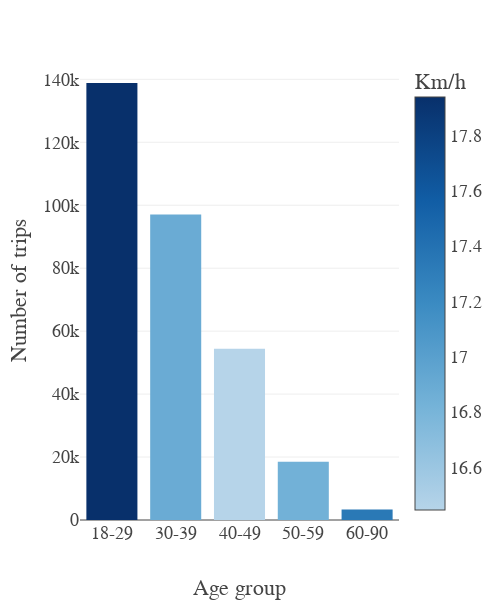

Notebook source saved alongside this figure:
### Code cell
spped = sn_processing[sn_processing['KmDriven']>=3].groupby('AgeBracket')['AvgSpeed'].agg(['mean','count']).reset_index()
fig = px.bar(spped, x='AgeBracket', y='count', color='mean',
             color_continuous_scale=custom_blue_scale,
             labels={'mean': 'Km/h', 'count': 'Number of trips', 'AgeBracket':'Age group'})

fig.update_layout(width=500,height=600, template=None, font=dict(family='Aptos',size=18))
fig.update_traces()
# fig.update_yaxes(showgrid=False)
fig.update_xaxes(showgrid=False)
fig.show()

### Figure 1 — Plotly figure (JSON) as saved in the notebook; plotly's stock layout.template omitted (floating-point values rounded to 4 significant figures)
{"data": [{"alignmentgroup": "True", "hovertemplate": "Age group=%{x}<br>Number of trips=%{y}<br>Km/h=%{marker.color}<extra></extra>", "legendgroup": "", "marker": {"color": [17.94, 16.89, 16.45, 16.84, 17.34], "coloraxis": "coloraxis", "pattern": {"shape": ""}}, "name": "", "offsetgroup": "", "orientation": "v", "showlegend": false, "textposition": "auto", "type": "bar", "x": ["18-29", "30-39", "40-49", "50-59", "60-90"], "xaxis": "x", "y": [138827, 97079, 54365, 18491, 3331], "yaxis": "y"}], "layout": {"barmode": "relative", "coloraxis": {"colorbar": {"title": {"text": "Km/h"}}, "colorscale": [[0, "rgb(182,212,233)"], [0.25, "rgb(117,179,216)"], [0.5, "rgb(59,139,194)"], [0.75, "rgb(17,93,165)"], [1, "rgb(8,48,107)"]]}, "font": {"family": "Aptos", "size": 18}, "height": 600, "legend": {"tracegroupgap": 0}, "margin": {"t": 60}, "width": 500, "xaxis": {"anchor": "y", "domain": [0, 1], "showgrid": false, "title": {"text": "Age group"}}, "yaxis": {"anchor": "x", "domain": [0, 1], "title": {"text": "Number of trips"}}}}
